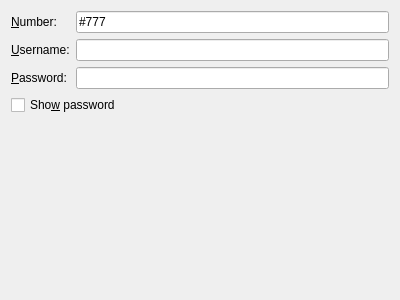
<?xml version="1.0" encoding="UTF-8"?>
<ui version="4.0">
 <class>CdmaWidget</class>
 <widget class="QWidget" name="CdmaWidget">
  <property name="geometry">
   <rect>
    <x>0</x>
    <y>0</y>
    <width>400</width>
    <height>300</height>
   </rect>
  </property>
  <layout class="QFormLayout" name="formLayout">
   <item row="0" column="0">
    <widget class="QLabel" name="label">
     <property name="text">
      <string>&amp;Number:</string>
     </property>
     <property name="buddy">
      <cstring>number</cstring>
     </property>
    </widget>
   </item>
   <item row="0" column="1">
    <widget class="QLineEdit" name="number">
     <property name="text">
      <string notr="true">#777</string>
     </property>
    </widget>
   </item>
   <item row="1" column="0">
    <widget class="QLabel" name="label_2">
     <property name="text">
      <string>&amp;Username:</string>
     </property>
     <property name="buddy">
      <cstring>username</cstring>
     </property>
    </widget>
   </item>
   <item row="1" column="1">
    <widget class="QLineEdit" name="username"/>
   </item>
   <item row="2" column="0">
    <widget class="QLabel" name="label_3">
     <property name="text">
      <string>&amp;Password:</string>
     </property>
     <property name="buddy">
      <cstring>password</cstring>
     </property>
    </widget>
   </item>
   <item row="2" column="1">
    <widget class="KLineEdit" name="password">
     <property name="passwordMode">
      <bool>true</bool>
     </property>
    </widget>
   </item>
   <item row="3" column="0" colspan="2">
    <widget class="QCheckBox" name="cbShowPassword">
     <property name="text">
      <string>Sho&amp;w password</string>
     </property>
    </widget>
   </item>
  </layout>
 </widget>
 <customwidgets>
  <customwidget>
   <class>KLineEdit</class>
   <extends>QLineEdit</extends>
   <header>klineedit.h</header>
  </customwidget>
 </customwidgets>
 <tabstops>
  <tabstop>number</tabstop>
  <tabstop>username</tabstop>
  <tabstop>password</tabstop>
  <tabstop>cbShowPassword</tabstop>
 </tabstops>
 <resources/>
 <connections/>
</ui>
